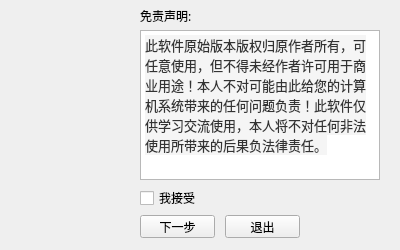
<?xml version="1.0" encoding="UTF-8"?>
<ui version="4.0">
 <class>Window_Declear</class>
 <widget class="QWidget" name="Window_Declear">
  <property name="geometry">
   <rect>
    <x>0</x>
    <y>0</y>
    <width>400</width>
    <height>250</height>
   </rect>
  </property>
  <property name="font">
   <font>
    <family>宋体</family>
    <pointsize>9</pointsize>
   </font>
  </property>
  <property name="windowTitle">
   <string>Window_Declear</string>
  </property>
  <widget class="QCheckBox" name="checkBox">
   <property name="geometry">
    <rect>
     <x>140</x>
     <y>190</y>
     <width>61</width>
     <height>16</height>
    </rect>
   </property>
   <property name="text">
    <string>我接受</string>
   </property>
  </widget>
  <widget class="QPushButton" name="pushButton_2">
   <property name="geometry">
    <rect>
     <x>225</x>
     <y>215</y>
     <width>75</width>
     <height>23</height>
    </rect>
   </property>
   <property name="text">
    <string>退出</string>
   </property>
  </widget>
  <widget class="QLabel" name="label">
   <property name="geometry">
    <rect>
     <x>140</x>
     <y>10</y>
     <width>54</width>
     <height>12</height>
    </rect>
   </property>
   <property name="text">
    <string>免责声明:</string>
   </property>
  </widget>
  <widget class="QPushButton" name="pushButton_1">
   <property name="geometry">
    <rect>
     <x>140</x>
     <y>215</y>
     <width>75</width>
     <height>23</height>
    </rect>
   </property>
   <property name="text">
    <string>下一步</string>
   </property>
  </widget>
  <widget class="QTextBrowser" name="textBrowser">
   <property name="geometry">
    <rect>
     <x>140</x>
     <y>30</y>
     <width>240</width>
     <height>150</height>
    </rect>
   </property>
   <property name="html">
    <string>&lt;!DOCTYPE HTML PUBLIC &quot;-//W3C//DTD HTML 4.0//EN&quot; &quot;http://www.w3.org/TR/REC-html40/strict.dtd&quot;&gt;
&lt;html&gt;&lt;head&gt;&lt;meta name=&quot;qrichtext&quot; content=&quot;1&quot; /&gt;&lt;style type=&quot;text/css&quot;&gt;
p, li { white-space: pre-wrap; }
&lt;/style&gt;&lt;/head&gt;&lt;body style=&quot; font-family:'宋体'; font-size:9pt; font-weight:400; font-style:normal;&quot;&gt;
&lt;p style=&quot; margin-top:12px; margin-bottom:12px; margin-left:0px; margin-right:0px; -qt-block-indent:0; text-indent:0px;&quot;&gt;&lt;span style=&quot; font-family:'Microsoft YaHei,Arial'; font-size:10pt; color:#333333; background-color:#f5f5f5;&quot;&gt;此软件原始版本版权归原作者所有，可任意使用，但不得未经作者许可用于商业用途！本人不对可能由此给您的计算机系统带来的任何问题负责！此软件仅供学习交流使用，本人将不对任何非法使用所带来的后果负法律责任。&lt;/span&gt;&lt;/p&gt;&lt;/body&gt;&lt;/html&gt;</string>
   </property>
  </widget>
 </widget>
 <resources/>
 <connections/>
</ui>
